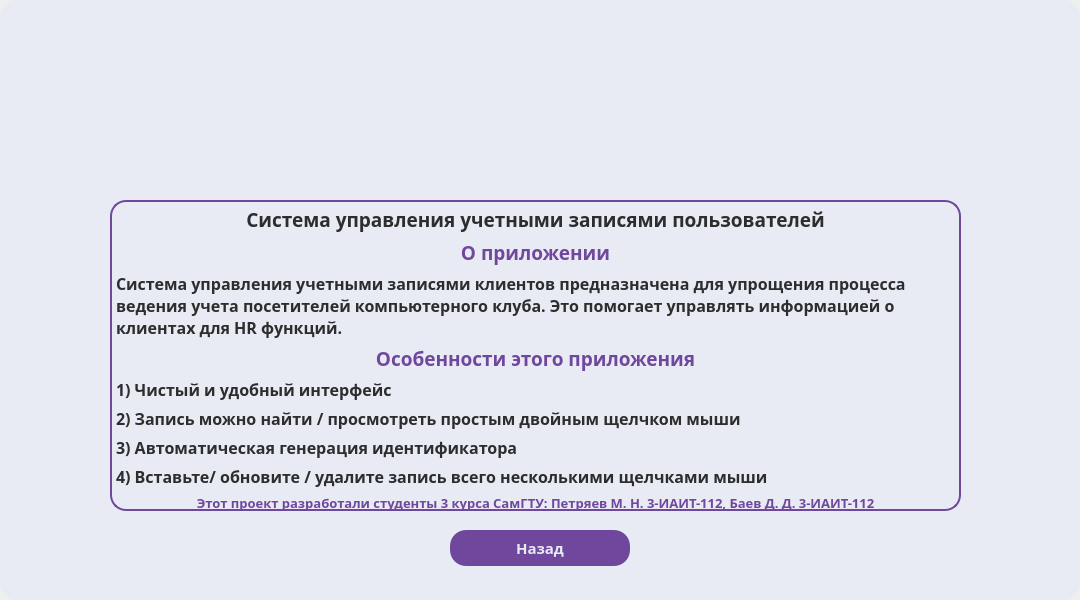
<?xml version="1.0" encoding="UTF-8"?>
<ui version="4.0">
 <class>About</class>
 <widget class="QWidget" name="About">
  <property name="geometry">
   <rect>
    <x>0</x>
    <y>0</y>
    <width>1080</width>
    <height>600</height>
   </rect>
  </property>
  <property name="windowTitle">
   <string>Form</string>
  </property>
  <property name="styleSheet">
   <string notr="true">#About
{
	background:#white
	border-radius: 16px;
}</string>
  </property>
  <widget class="QLabel" name="label_6">
   <property name="geometry">
    <rect>
     <x>400</x>
     <y>-10</y>
     <width>281</width>
     <height>231</height>
    </rect>
   </property>
   <property name="text">
    <string/>
   </property>
   <property name="pixmap">
    <pixmap resource="resources.qrc">:/Imagine/imagine/Logo.png</pixmap>
   </property>
   <property name="scaledContents">
    <bool>true</bool>
   </property>
  </widget>
  <widget class="QPushButton" name="pushButton">
   <property name="geometry">
    <rect>
     <x>450</x>
     <y>530</y>
     <width>180</width>
     <height>36</height>
    </rect>
   </property>
   <property name="font">
    <font>
     <family>Segoe UI Black</family>
     <pointsize>11</pointsize>
     <bold>true</bold>
    </font>
   </property>
   <property name="cursor">
    <cursorShape>PointingHandCursor</cursorShape>
   </property>
   <property name="styleSheet">
    <string notr="true">#pushButton
{
	background:#6f489d;
	border:none;
	color:rgb(233, 235, 244);
 border-radius:16px; 
}

#pushButton:hover
{
	background-color: rgb(233, 235, 244);
	border:2px solid #6f489d;
	color:#6f489d;
 border-radius:16px; 
}</string>
   </property>
   <property name="text">
    <string>Назад</string>
   </property>
  </widget>
  <widget class="QTextEdit" name="textEdit">
   <property name="enabled">
    <bool>false</bool>
   </property>
   <property name="geometry">
    <rect>
     <x>110</x>
     <y>200</y>
     <width>851</width>
     <height>311</height>
    </rect>
   </property>
   <property name="font">
    <font>
     <family>Segoe UI Black</family>
     <pointsize>9</pointsize>
     <italic>false</italic>
     <bold>true</bold>
     <underline>false</underline>
    </font>
   </property>
   <property name="styleSheet">
    <string notr="true">border-radius:16px;
font: 900 9pt &quot;Segoe UI Black&quot;;
background:rgb(233, 235, 244);
border: 2px solid rgb(111, 72, 157);
border-radius:16px;</string>
   </property>
   <property name="frameShape">
    <enum>QFrame::NoFrame</enum>
   </property>
   <property name="frameShadow">
    <enum>QFrame::Plain</enum>
   </property>
   <property name="lineWidth">
    <number>0</number>
   </property>
   <property name="verticalScrollBarPolicy">
    <enum>Qt::ScrollBarAlwaysOff</enum>
   </property>
   <property name="horizontalScrollBarPolicy">
    <enum>Qt::ScrollBarAlwaysOff</enum>
   </property>
   <property name="tabChangesFocus">
    <bool>false</bool>
   </property>
   <property name="documentTitle">
    <string notr="true"/>
   </property>
   <property name="readOnly">
    <bool>true</bool>
   </property>
   <property name="markdown">
    <string>**Система управления учетными записями пользователей**

**О приложении**

**Система управления учетными записями клиентов предназначена для упрощения
процесса ведения учета посетителей компьютерного клуба. Это помогает управлять
информацией о клиентах для HR функций.**

**Особенности этого приложения**

**1) Чистый и удобный интерфейс**

**2) Запись можно найти / просмотреть простым двойным щелчком мыши**

**3) Автоматическая генерация идентификатора**

**4) Вставьте/ обновите / удалите запись всего несколькими щелчками мыши**

**_Этот проект разработали студенты 3 курса СамГТУ: Петряев М. Н. 3-ИАИТ-112, Баев
Д. Д. 3-ИАИТ-112**_

</string>
   </property>
   <property name="html">
    <string>&lt;!DOCTYPE HTML PUBLIC &quot;-//W3C//DTD HTML 4.0//EN&quot; &quot;http://www.w3.org/TR/REC-html40/strict.dtd&quot;&gt;
&lt;html&gt;&lt;head&gt;&lt;meta name=&quot;qrichtext&quot; content=&quot;1&quot; /&gt;&lt;meta charset=&quot;utf-8&quot; /&gt;&lt;style type=&quot;text/css&quot;&gt;
p, li { white-space: pre-wrap; }
hr { height: 1px; border-width: 0; }
li.unchecked::marker { content: &quot;\2610&quot;; }
li.checked::marker { content: &quot;\2612&quot;; }
&lt;/style&gt;&lt;/head&gt;&lt;body style=&quot; font-family:'Segoe UI Black'; font-size:9pt; font-weight:900; font-style:normal;&quot;&gt;
&lt;p align=&quot;center&quot; style=&quot; margin-top:6px; margin-bottom:6px; margin-left:0px; margin-right:0px; -qt-block-indent:0; text-indent:0px;&quot;&gt;&lt;span style=&quot; font-size:14pt; font-weight:700; color:#2d2d2d;&quot;&gt;Система управления учетными записями пользователей&lt;/span&gt;&lt;/p&gt;
&lt;p align=&quot;center&quot; style=&quot; margin-top:6px; margin-bottom:6px; margin-left:0px; margin-right:0px; -qt-block-indent:0; text-indent:0px;&quot;&gt;&lt;span style=&quot; font-size:14pt; font-weight:700; color:#6f489d;&quot;&gt;О приложении&lt;/span&gt;&lt;/p&gt;
&lt;p style=&quot; margin-top:6px; margin-bottom:6px; margin-left:0px; margin-right:0px; -qt-block-indent:0; text-indent:0px;&quot;&gt;&lt;span style=&quot; font-size:12pt; font-weight:700; color:#2d2d2d;&quot;&gt;Система управления учетными записями клиентов предназначена для упрощения процесса ведения учета посетителей компьютерного клуба. Это помогает управлять информацией о клиентах для HR функций.&lt;/span&gt;&lt;/p&gt;
&lt;p align=&quot;center&quot; style=&quot; margin-top:6px; margin-bottom:6px; margin-left:0px; margin-right:0px; -qt-block-indent:0; text-indent:0px;&quot;&gt;&lt;span style=&quot; font-size:14pt; font-weight:700; color:#6f489d;&quot;&gt;Особенности этого приложения&lt;/span&gt;&lt;/p&gt;
&lt;p style=&quot; margin-top:6px; margin-bottom:6px; margin-left:0px; margin-right:0px; -qt-block-indent:0; text-indent:0px;&quot;&gt;&lt;span style=&quot; font-size:12pt; font-weight:700; color:#2d2d2d;&quot;&gt;1) Чистый и удобный интерфейс&lt;/span&gt;&lt;/p&gt;
&lt;p style=&quot; margin-top:6px; margin-bottom:6px; margin-left:0px; margin-right:0px; -qt-block-indent:0; text-indent:0px;&quot;&gt;&lt;span style=&quot; font-size:12pt; font-weight:700; color:#2d2d2d;&quot;&gt;2) Запись можно найти / просмотреть простым двойным щелчком мыши&lt;/span&gt;&lt;/p&gt;
&lt;p style=&quot; margin-top:6px; margin-bottom:6px; margin-left:0px; margin-right:0px; -qt-block-indent:0; text-indent:0px;&quot;&gt;&lt;span style=&quot; font-size:12pt; font-weight:700; color:#2d2d2d;&quot;&gt;3) Автоматическая генерация идентификатора&lt;/span&gt;&lt;/p&gt;
&lt;p style=&quot; margin-top:6px; margin-bottom:6px; margin-left:0px; margin-right:0px; -qt-block-indent:0; text-indent:0px;&quot;&gt;&lt;span style=&quot; font-size:12pt; font-weight:700; color:#2d2d2d;&quot;&gt;4) Вставьте/ обновите / удалите запись всего несколькими щелчками мыши&lt;/span&gt;&lt;/p&gt;
&lt;p align=&quot;center&quot; style=&quot; margin-top:6px; margin-bottom:6px; margin-left:0px; margin-right:0px; -qt-block-indent:0; text-indent:0px;&quot;&gt;&lt;span style=&quot; font-size:10pt; font-weight:700; text-decoration: underline; color:#6f489d;&quot;&gt;Этот проект разработали студенты 3 курса СамГТУ: Петряев М. Н. 3-ИАИТ-112, Баев Д. Д. 3-ИАИТ-112&lt;/span&gt;&lt;/p&gt;&lt;/body&gt;&lt;/html&gt;</string>
   </property>
   <property name="acceptRichText">
    <bool>false</bool>
   </property>
  </widget>
  <widget class="QLabel" name="label">
   <property name="geometry">
    <rect>
     <x>110</x>
     <y>200</y>
     <width>851</width>
     <height>311</height>
    </rect>
   </property>
   <property name="text">
    <string/>
   </property>
   <property name="pixmap">
    <pixmap resource="resources.qrc">:/Imagine/imagine/backtop2.1small.png</pixmap>
   </property>
  </widget>
  <widget class="QLabel" name="background">
   <property name="geometry">
    <rect>
     <x>0</x>
     <y>0</y>
     <width>1080</width>
     <height>600</height>
    </rect>
   </property>
   <property name="styleSheet">
    <string notr="true">#background
{
	background-color: rgb(233, 235, 244);
	border-radius: 16px;
}</string>
   </property>
   <property name="text">
    <string/>
   </property>
   <property name="pixmap">
    <pixmap resource="resources.qrc">:/Imagine/imagine/backtop2.png</pixmap>
   </property>
  </widget>
  <zorder>background</zorder>
  <zorder>label_6</zorder>
  <zorder>textEdit</zorder>
  <zorder>pushButton</zorder>
  <zorder>label</zorder>
 </widget>
 <resources>
  <include location="resources.qrc"/>
 </resources>
 <connections/>
</ui>
